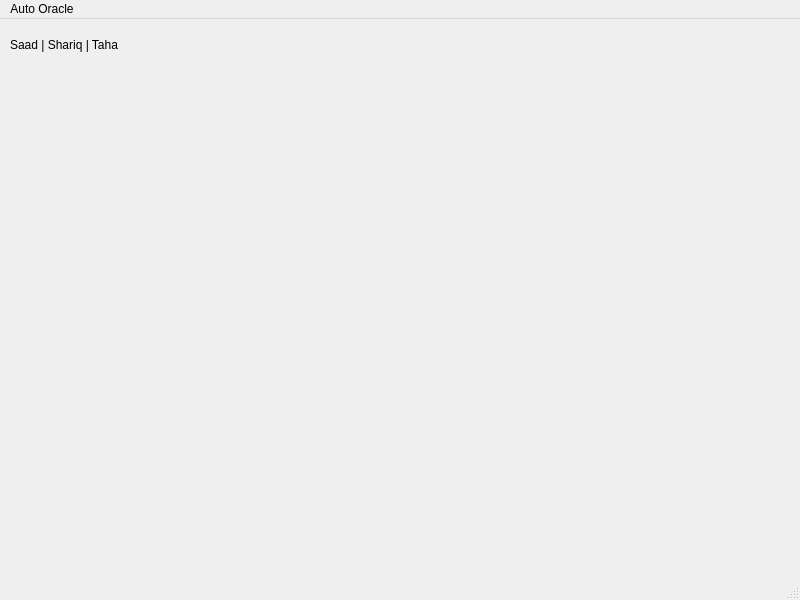
<?xml version="1.0" encoding="UTF-8"?>
<ui version="4.0">
 <class>MainWindow</class>
 <widget class="QMainWindow" name="MainWindow">
  <property name="geometry">
   <rect>
    <x>0</x>
    <y>0</y>
    <width>800</width>
    <height>600</height>
   </rect>
  </property>
  <property name="windowTitle">
   <string>MainWindow</string>
  </property>
  <widget class="QWidget" name="centralwidget">
   <widget class="QLabel" name="label">
    <property name="geometry">
     <rect>
      <x>10</x>
      <y>0</y>
      <width>161</width>
      <height>51</height>
     </rect>
    </property>
    <property name="text">
     <string>Saad | Shariq | Taha</string>
    </property>
   </widget>
  </widget>
  <widget class="QMenuBar" name="menubar">
   <property name="geometry">
    <rect>
     <x>0</x>
     <y>0</y>
     <width>800</width>
     <height>21</height>
    </rect>
   </property>
   <widget class="QMenu" name="menuAuto_Oracle">
    <property name="title">
     <string>Auto Oracle</string>
    </property>
   </widget>
   <addaction name="menuAuto_Oracle"/>
  </widget>
  <widget class="QStatusBar" name="statusbar"/>
 </widget>
 <resources/>
 <connections/>
</ui>
